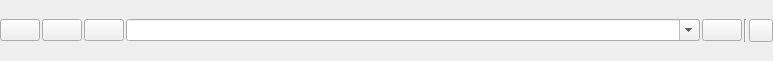
<?xml version="1.0" encoding="UTF-8"?>
<ui version="4.0">
 <class>BrowserDock</class>
 <widget class="QDockWidget" name="BrowserDock">
  <property name="geometry">
   <rect>
    <x>0</x>
    <y>0</y>
    <width>773</width>
    <height>61</height>
   </rect>
  </property>
  <property name="windowTitle">
   <string>Browser</string>
  </property>
  <widget class="QWidget" name="dockWidgetContents">
   <layout class="QVBoxLayout" name="verticalLayout">
    <property name="spacing">
     <number>2</number>
    </property>
    <property name="margin">
     <number>0</number>
    </property>
    <item>
     <layout class="QHBoxLayout" name="horizontalLayout">
      <property name="spacing">
       <number>2</number>
      </property>
      <item>
       <widget class="QPushButton" name="pushButtonGoPrevious">
        <property name="toolTip">
         <string>Back</string>
        </property>
        <property name="text">
         <string/>
        </property>
        <property name="icon">
         <iconset theme="browser-back">
          <normaloff/>
         </iconset>
        </property>
       </widget>
      </item>
      <item>
       <widget class="QPushButton" name="pushButtonGoNext">
        <property name="enabled">
         <bool>true</bool>
        </property>
        <property name="toolTip">
         <string>Next</string>
        </property>
        <property name="layoutDirection">
         <enum>Qt::RightToLeft</enum>
        </property>
        <property name="text">
         <string/>
        </property>
        <property name="icon">
         <iconset theme="browser-forward">
          <normaloff/>
         </iconset>
        </property>
       </widget>
      </item>
      <item>
       <widget class="QPushButton" name="pushButtonReload">
        <property name="toolTip">
         <string>Reload</string>
        </property>
        <property name="text">
         <string/>
        </property>
        <property name="icon">
         <iconset theme="browser-reload">
          <normaloff/>
         </iconset>
        </property>
       </widget>
      </item>
      <item>
       <widget class="QComboBox" name="comboBoxUrl">
        <property name="sizePolicy">
         <sizepolicy hsizetype="Expanding" vsizetype="Fixed">
          <horstretch>0</horstretch>
          <verstretch>0</verstretch>
         </sizepolicy>
        </property>
        <property name="editable">
         <bool>true</bool>
        </property>
       </widget>
      </item>
      <item>
       <widget class="QPushButton" name="pushButtonStop">
        <property name="toolTip">
         <string>Stop</string>
        </property>
        <property name="text">
         <string/>
        </property>
        <property name="icon">
         <iconset theme="browser-stop">
          <normaloff/>
         </iconset>
        </property>
       </widget>
      </item>
      <item>
       <widget class="Line" name="line">
        <property name="orientation">
         <enum>Qt::Vertical</enum>
        </property>
       </widget>
      </item>
      <item>
       <widget class="QToolButton" name="toolButtonOptions">
        <property name="icon">
         <iconset theme="options">
          <normaloff/>
         </iconset>
        </property>
       </widget>
      </item>
     </layout>
    </item>
   </layout>
  </widget>
 </widget>
 <resources/>
 <connections/>
</ui>
